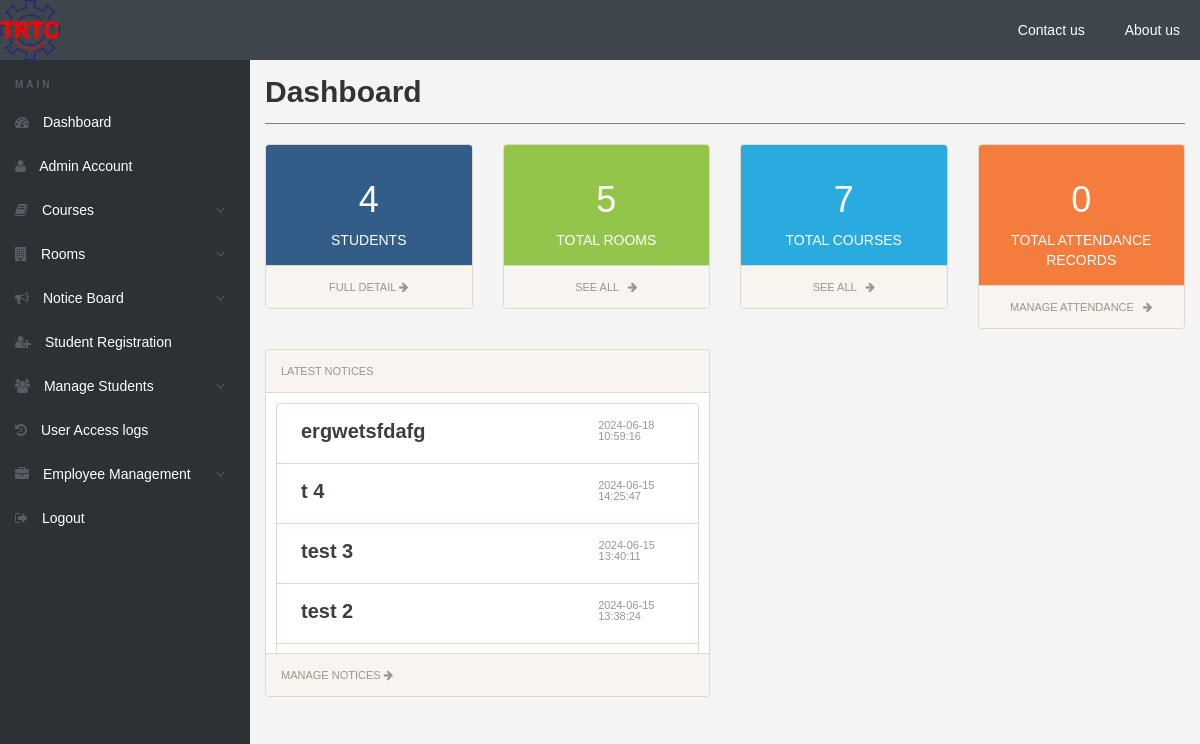
The page /hostel/admin/dashboard.php (signed in) on the database as committed earlier.
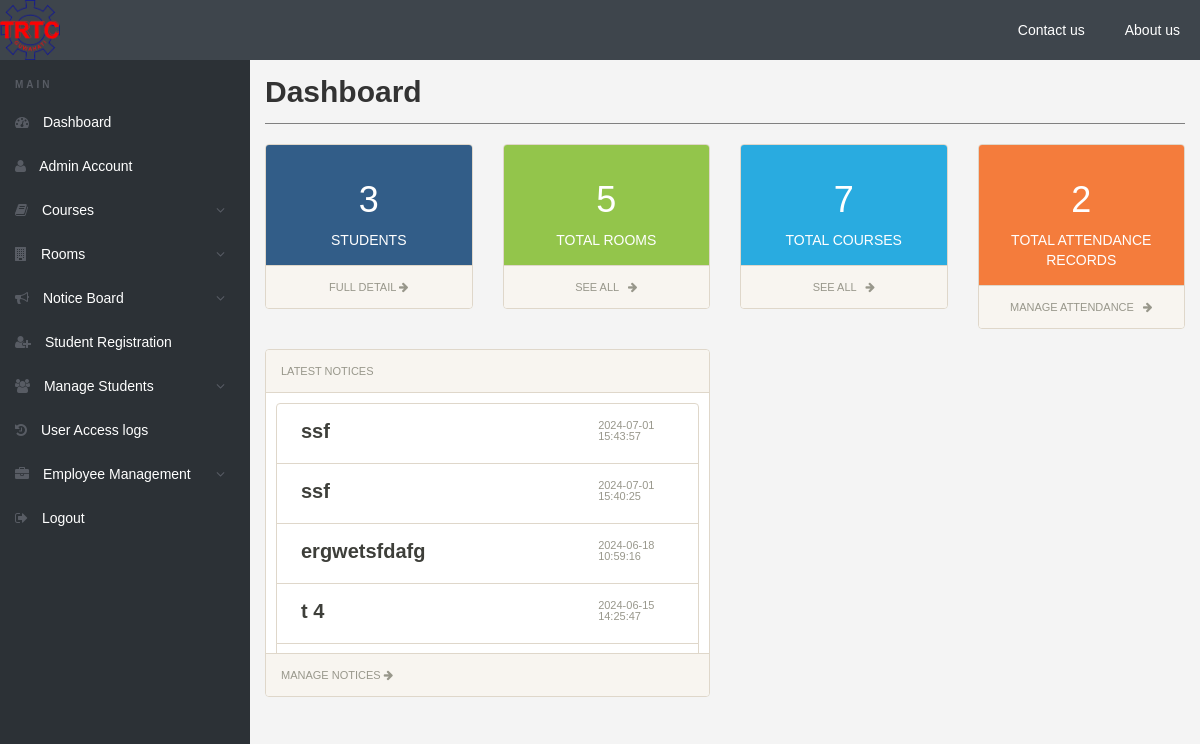
The same page on the database as committed later.
### tables this page shows
CREATE TABLE `notices` (
  `id` int(11) NOT NULL,
  `title` varchar(255) NOT NULL,
  `content` text NOT NULL,
  `created_at` timestamp NOT NULL DEFAULT current_timestamp()
);

### hostel/admin/dashboard.php (the view, shortened to what the changed rows need)
<?php
include ('includes/config.php');
?>
<!doctype html>
<html lang="en" class="no-js">
<head>
    <link rel="stylesheet" href="css/font-awesome.min.css">
    <link rel="stylesheet" href="css/bootstrap.min.css">
    <link rel="stylesheet" href="css/dataTables.bootstrap.min.css">
    <link rel="stylesheet" href="css/bootstrap-social.css">
    <link rel="stylesheet" href="css/bootstrap-select.css">
    <link rel="stylesheet" href="css/fileinput.min.css">
    <link rel="stylesheet" href="css/awesome-bootstrap-checkbox.css">
    <link rel="stylesheet" href="css/style.css">
    <link rel="stylesheet" href="css/dash.css">
</head>
<body>
    <?php include ("includes/header.php"); ?>
    <div class="ts-main-content">
        <?php include ("includes/sidebar.php"); ?>
        <div class="content-wrapper">
            <div class="container-fluid">
                <div class="row">
                    <div class="col-md-12">
                        <h2 class="page-title">Dashboard</h2>
                        <div class="row">
                            <div class="col-md-3">
                                <div class="panel panel-default">
                                    <div class="panel-body bk-primary text-light">
                                        <div class="stat-panel text-center">
                                            <?php
                                            $result = $mysqli->query("SELECT count(*) FROM registration");
                                            $count = $result->fetch_row()[0];
                                            ?>
                                            <div class="stat-panel-number h1 "><?php echo $count; ?></div>
                                            <div class="stat-panel-title text-uppercase">Students</div>
                                        </div>
                                    </div>
                                </div>
                            </div>
                            <div class="col-md-3">
                                <div class="panel panel-default">
                                    <div class="panel-body bk-warning text-light">
                                        <div class="stat-panel text-center">
                                            <?php
                                            $today = date('Y-m-d');
                                            $result = $mysqli->query("SELECT count(*) FROM attendance WHERE date = '$today' AND status = 'Present'");
                                            $count = $result->fetch_row()[0];
                                            ?>
                                            <div class="stat-panel-number h1 "><?php echo $count; ?></div>
                                            <div class="stat-panel-title text-uppercase">Total Attendance Records</div>
                                        </div>
                                    </div>
                                </div>
                            </div>
                            <div class="col-md-6">
                                        <div class="panel panel-default">
                                            <div class="panel-body-notice">
                                                <ul class="list-group">
                                                    <?php
                                                    $noticeQuery = "SELECT title, content, created_at FROM notices ORDER BY created_at DESC LIMIT 5";
                                                    $noticeResult = $mysqli->query($noticeQuery);
                                                    if ($noticeResult->num_rows > 0) {
                                                        while ($notice = $noticeResult->fetch_assoc()) {
                                                            echo '<li class="list-group-item">';
                                                            echo '<h5 class="list-group-item-heading"><div class="sub">' . $notice['title'] . '</div> <small>' . $notice['created_at'] . '</small></h5>';
                                                            echo '</li>';
                                                        }
                                                    } else {
                                                        echo '<li class="list-group-item">No notices found.</li>';
                                                    }
                                                    ?>
                                                </ul>
                                            </div>
                                        </div>
                                    </div>
                        </div>
                    </div>
                </div>
            </div>
        </div>
    </div>
</body>
</html>

Rows that differ between the two databases and show on the page:
no longer on this page (row unchanged): notices: title "test 3", created_at "2024-06-15 13:40:11"
no longer on this page (row unchanged): notices: title "test 2", created_at "2024-06-15 13:38:24"
added notices: title "ssf", created_at "2024-07-01 15:43:57"
added notices: title "ssf", created_at "2024-07-01 15:40:25"
Other text that changed with them:
$count: "4" → "3"
$count: "0" → "2"
